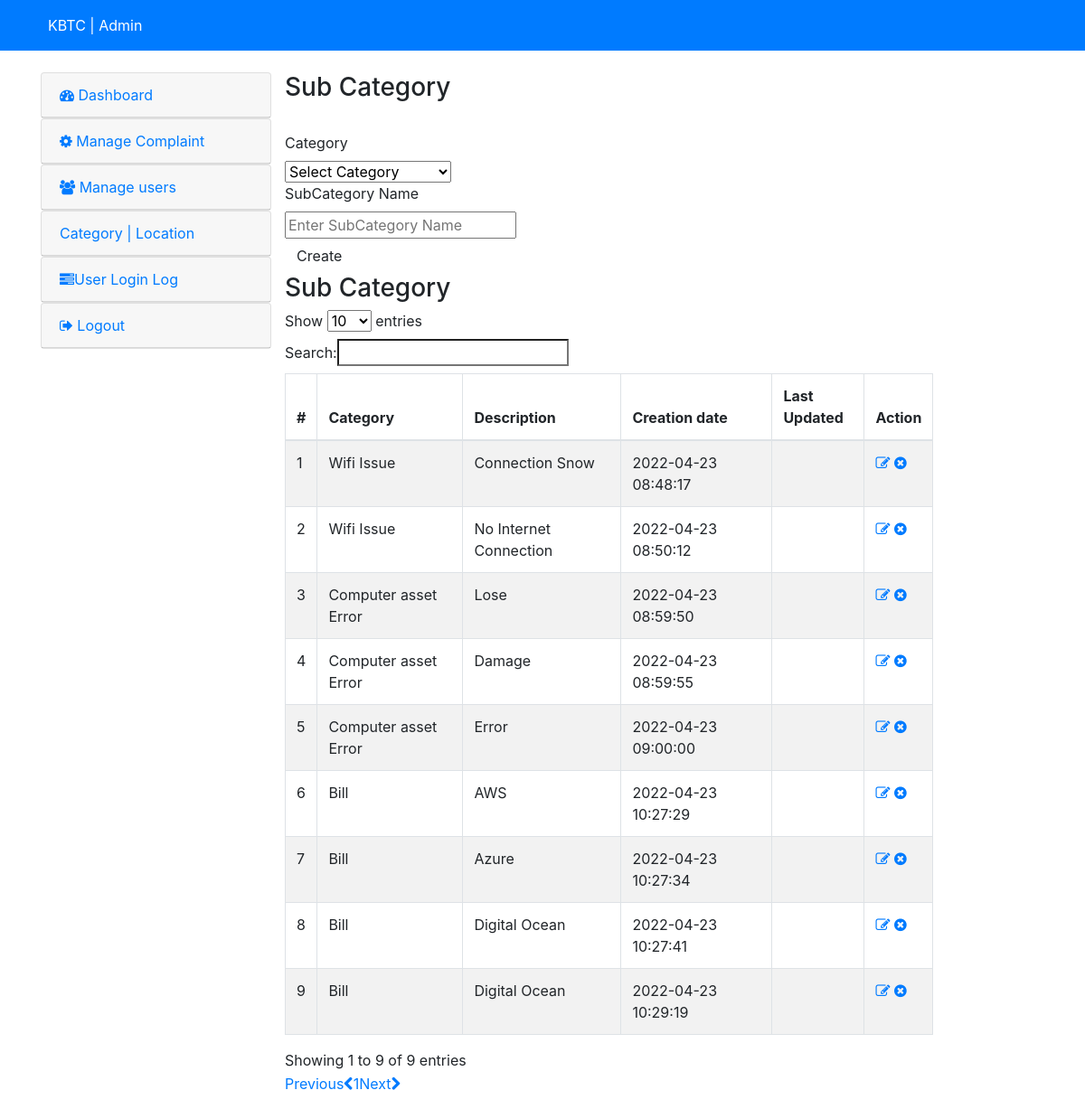
Page /admin/subcategory.php (signed in) on the committed database.
### tables this page shows
CREATE TABLE `subcategory` (
  `id` int(11) NOT NULL,
  `categoryid` int(11) NOT NULL,
  `subcategory` varchar(255) NOT NULL,
  `creationDate` timestamp NOT NULL DEFAULT current_timestamp(),
  `updationDate` varchar(255) NOT NULL
);

CREATE TABLE `category` (
  `id` int(11) NOT NULL,
  `categoryName` varchar(255) NOT NULL,
  `categoryDescription` longtext NOT NULL,
  `creationDate` timestamp NOT NULL DEFAULT current_timestamp(),
  `updationDate` varchar(255) NOT NULL
);

### admin/subcategory.php (the view, shortened to what this page needs)
<?php
include('include/config.php');
if(strlen($_SESSION['alogin'])==0)
	{
header('location:index.php');
}
else{
?>
<!DOCTYPE html>
<html lang="en">
<head>
    <link rel="stylesheet" href="https://cdn.jsdelivr.net/npm/bootstrap@4.6.1/dist/css/bootstrap.min.css">
  <link type="text/css" href="images/icons/css/font-awesome.css" rel="stylesheet">
</head>
<body>
<?php include('include/header.php');?>
	<div class="wrapper">
		<div class="container">
			<div class="row">
<?php include('include/sidebar.php');?>
			<div class="span9">
					<div class="content">
						<div class="module">
							<div class="module-head">
								<h3>Sub Category</h3>
							</div>
							<div class="module-body">
									<br />
			<form class="form-horizontal row-fluid" name="subcategory" method="post" >
<div class="control-group">
<label class="control-label" for="basicinput">Category</label>
<div class="controls">
<select name="category" class="span8 tip" required>
<option value="">Select Category</option>
</select>
</div>
</div>
<div class="control-group">
<label class="control-label" for="basicinput">SubCategory Name</label>
<div class="controls">
<input type="text" placeholder="Enter SubCategory Name"  name="subcategory" class="span8 tip" required>
</div>
</div>
	<div class="control-group">
											<div class="controls">
												<button type="submit" name="submit" class="btn">Create</button>
											</div>
										</div>
									</form>
							</div>
						</div>
	<div class="module">
							<div class="module-head">
								<h3>Sub Category</h3>
							</div>
							<div class="module-body table">
								<table cellpadding="0" cellspacing="0" border="0" class="datatable-1 table table-bordered table-striped	 display" width="100%">
									<thead>
										<tr>
											<th>#</th>
											<th>Category</th>
											<th>Description</th>
											<th>Creation date</th>
											<th>Last Updated</th>
											<th>Action</th>
										</tr>
									</thead>
									<tbody>
<?php $query=mysqli_query($bd, "select subcategory.id,category.categoryName,subcategory.subcategory,subcategory.creationDate,subcategory.updationDate from subcategory join category on category.id=subcategory.categoryid");
$cnt=1;
while($row=mysqli_fetch_array($query))
{
?>
										<tr>
											<td><?php echo htmlentities($cnt);?></td>
											<td><?php echo htmlentities($row['categoryName']);?></td>
											<td><?php echo htmlentities($row['subcategory']);?></td>
											<td> <?php echo htmlentities($row['creationDate']);?></td>
											<td><?php echo htmlentities($row['updationDate']);?></td>
											<td>
											<a href="edit-subcategory.php?id=<?php echo $row['id']?>" ><i class="icon-edit"></i></a>
											<a href="subcategory.php?id=<?php echo $row['id']?>&del=delete" onClick="return confirm('Are you sure you want to delete?')"><i class="icon-remove-sign"></i></a></td>
										</tr>
										<?php $cnt=$cnt+1; } ?>
								</table>
							</div>
						</div>
					</div>
				</div>
			</div>
		</div>
	</div>
</body>
<?php } ?>

### rows in the picture
subcategory: categoryid.categoryName "Wifi Issue", subcategory "Connection Snow", creationDate "2022-04-23 08:48:17"
subcategory: categoryid.categoryName "Wifi Issue", subcategory "No Internet Connection", creationDate "2022-04-23 08:50:12"
subcategory: categoryid.categoryName "Computer asset Error", subcategory "Lose", creationDate "2022-04-23 08:59:50"
subcategory: categoryid.categoryName "Computer asset Error", subcategory "Damage", creationDate "2022-04-23 08:59:55"
subcategory: categoryid.categoryName "Computer asset Error", subcategory "Error", creationDate "2022-04-23 09:00:00"
subcategory: categoryid.categoryName "Bill", subcategory "AWS", creationDate "2022-04-23 10:27:29"
subcategory: categoryid.categoryName "Bill", subcategory "Azure", creationDate "2022-04-23 10:27:34"
subcategory: categoryid.categoryName "Bill", subcategory "Digital Ocean", creationDate "2022-04-23 10:27:41"
subcategory: categoryid.categoryName "Bill", subcategory "Digital Ocean", creationDate "2022-04-23 10:29:19"
